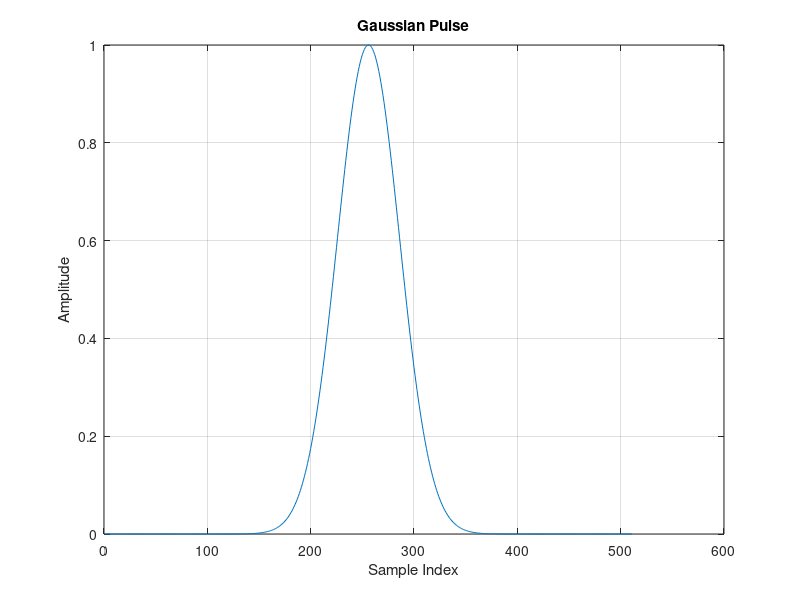
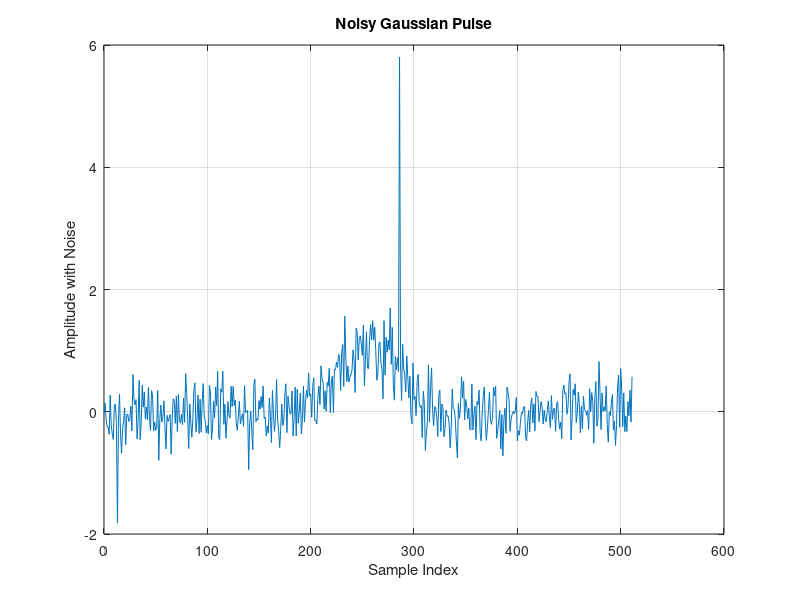
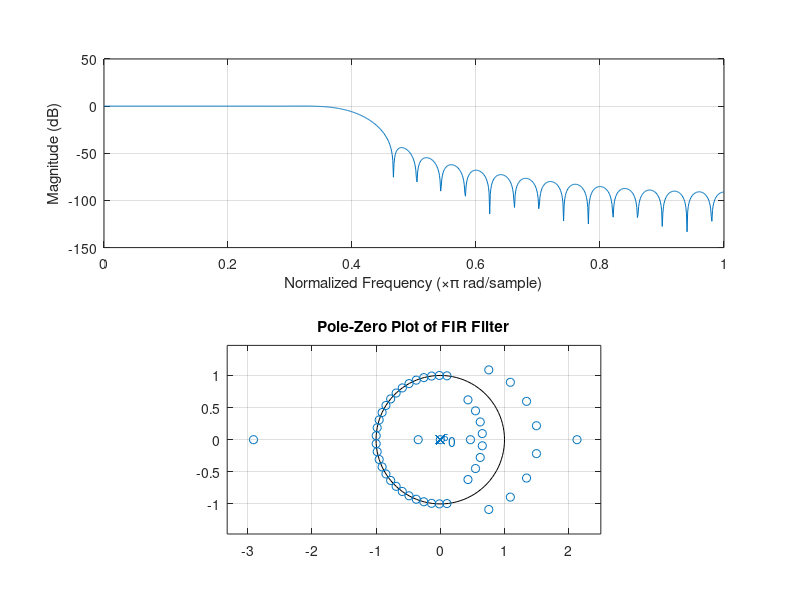
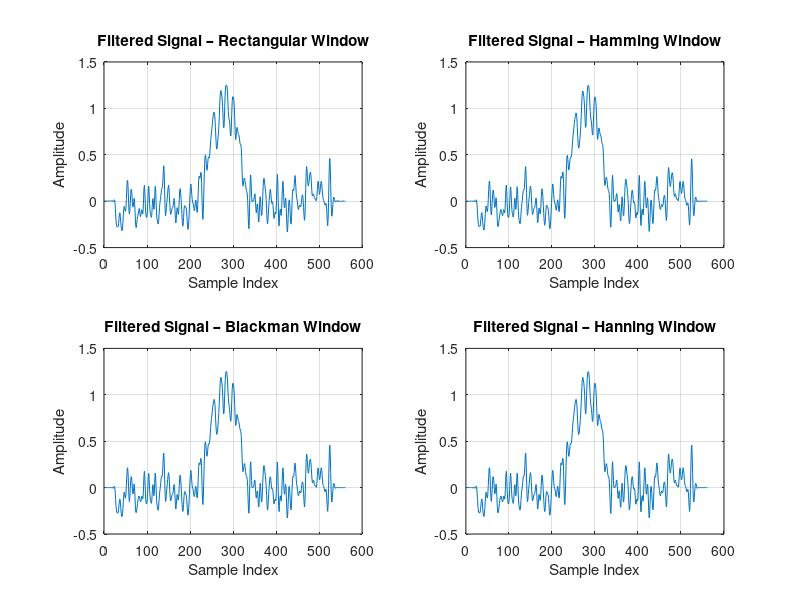

These figures' MATLAB source, in order:
%% Project 1
%% Digital Signal Conditioning & Noise Reduction Framework

% -----------------------------
% Generate Gaussian Pulse
% -----------------------------

A = 1;           
sigma = 30;     
N = 512;         
n = 0:N-1;     
no = N/2;        
fs = 1000;          

x_n = A * exp(- (n - no).^2 / (2 * sigma^2)); 

figure; 
plot(n, x_n);
xlabel('Sample Index');
ylabel('Amplitude');
title('Gaussian Pulse');
grid on;

% -----------------------------
% Adding Noise 
% -----------------------------

% Gausian Noise
ISNR = 0.25;
Ps = 1/N * sum(x_n.^2);
Pn = Ps/ 10^(ISNR/10);
w_n = sqrt(Pn)*randn(size(x_n));

% Impulse Noise
p = 0.005;
b = rand(1,N) < p; 
sigma_n = sqrt(Pn);
Ai = 15 * sigma_n * randn(1,N);
w_i = b .* Ai;

y_n = x_n + w_n + w_i;

figure;
plot(n, y_n);
xlabel('Sample Index');
ylabel('Amplitude with Noise');
title('Noisy Gaussian Pulse');
grid on;

% -----------------------------
% Analysis of Noisy Signal
% -----------------------------

N_fft = 1024;
Y_k = fft(y_n,N_fft);       % FFT with zero padding
f = (-N_fft/2 : N_fft/2 - 1)* fs/N_fft;     % Frequency Axis
Y_k_shift = fftshift(Y_k);  % Shifting of FFT
Mag_Y_k = abs(Y_k_shift)/N_fft;   % Normalized Magnitude Spectrum

% --------------------------------------------------
% Plot the magnitude spectrum of the noisy signal
% -------------------------------------------------- 

figure;
plot(f, (Mag_Y_k));
xlabel('Frequency (Hz)');
ylabel('Magnitude');
title('Magnitude Spectrum of Noisy Signal');
grid on;

% Median Filtering
y_n_med = medfilt1(y_n, 5);

% Design FIR Filters
fs = 1000;
fc = 100;
Nf = 51;
n_f = 0:Nf-1;
a = 0.5*(Nf-1);
L = length(x_n); 

fcn = fc / (fs/2);    % Normalizing Cutoff frequency

hn = 2*fcn * sinc(2*fcn * (n_f - a));    % sinc function 

% Check the noise levels
fprintf('\n=== DIAGNOSTIC INFO ===\n');
fprintf('Clean signal max amplitude: %.4f\n', max(abs(x_n)));
fprintf('Noisy signal max amplitude: %.4f\n', max(abs(y_n)));
fprintf('Median filtered max amplitude: %.4f\n', max(abs(y_n_med)));
fprintf('Number of impulses added: %d\n', sum(b));
fprintf('Filter cutoff frequency: %d Hz\n', fc);
fprintf('Filter order: %d\n', Nf);
fprintf('========================\n');


% Rectangular Window
w_rect = rectwin(Nf)';
hn_rect = hn .* w_rect;     
hn_rect = hn_rect/sum(hn_rect); % Normalizing
freqz(hn_rect, 1, 1024);

n = 0:length(hn_rect)-1;
stem(n, hn_rect, 'filled')
xlabel('n')
ylabel('h(n) for Rectangular')
title('Impulse Response of Rectangular Window')
grid on

zplane(hn_rect, 1)
title('Pole-Zero Plot of FIR Filter')
grid on

% Hamming Window
w_hamm = hamming(Nf)';     
hn_hamm = hn .* w_hamm;     
hn_hamm = hn_hamm/sum(hn_hamm); % Normalizing
freqz(hn_hamm, 1, 1024);

n = 0:length(hn_hamm)-1;
stem(n, hn_hamm, 'filled')
xlabel('n')
ylabel('h(n) for Hamming')
title('Impulse Response of Hamming Window')
grid on

zplane(hn_hamm, 1)
title('Pole-Zero Plot of FIR Filter')
grid on

% Blackmann Window
w_black = blackman(Nf)';   
hn_black = hn .* w_black;   
hn_black = hn_black/sum(hn_black); % Normalizing
freqz(hn_black, 1, 1024);

n = 0:length(hn_black)-1;
stem(n, hn_black, 'filled')
xlabel('n')
ylabel('h(n) for Blackmann')
title('Impulse Response of Blackmann Window')
grid on

zplane(hn_black, 1)
title('Pole-Zero Plot of FIR Filter')
grid on

% Hanning Window
w_hann = hanning(Nf)';
hn_hann = hn .* w_hann;     
hn_hann = hn_hann/sum(hn_hann); % Normalizing
freqz(hn_hann, 1, 1024);

n = 0:length(hn_hann)-1;
stem(n, hn_hann, 'filled')
xlabel('n')
ylabel('h(n) for Hanning')
title('Impulse Response of Hanning Window')
grid on

zplane(hn_hann, 1)
title('Pole-Zero Plot of FIR Filter')
grid on

% -----------------------------
% Filter Noise Signal
% -----------------------------

% Rectangular Window
y_rect = conv(hn_rect, y_n_med);
x_rect  = conv(hn_rect,  x_n);
x_rect  = x_rect(length(hn_rect):length(hn_rect)+L-1);
n_rect = 0:length(y_rect)-1;

% Hamming Window
y_hamm = conv(hn_hamm, y_n_med);
x_hamm = conv(hn_hamm,  x_n);
x_hamm = x_hamm(length(hn_hamm):length(hn_hamm)+L-1);
n_hamm = 0:length(y_hamm)-1;

% Blackmann Window
y_black = conv(hn_black, y_n_med);
x_black = conv(hn_black,  x_n);
x_black = x_black(length(hn_black):length(hn_black)+L-1);
n_black = 0:length(y_black)-1;

% Hanning Window
y_hann = conv(hn_hann, y_n_med);
x_hann = conv(hn_hann,  x_n);
x_hann = x_hann(length(hn_hann):length(hn_hann)+L-1);
n_hann = 0:length(y_hann)-1;

figure;

subplot(2,2,1);
plot(n_rect, y_rect);
title('Filtered Signal – Rectangular Window');
xlabel('Sample Index');
ylabel('Amplitude');
grid on;

subplot(2,2,2);
plot(n_hamm, y_hamm);
title('Filtered Signal – Hamming Window');
xlabel('Sample Index');
ylabel('Amplitude');
grid on;

subplot(2,2,3);
plot(n_black, y_black);
title('Filtered Signal – Blackman Window');
xlabel('Sample Index');
ylabel('Amplitude');
grid on;

subplot(2,2,4);
plot(n_hann, y_hann);
title('Filtered Signal – Hanning Window');
xlabel('Sample Index');
ylabel('Amplitude');
grid on;

% -----------------------------
% Trimming Convolution Output
% -----------------------------

y_rect_valid  = y_rect(length(hn_rect)  : length(hn_rect)  + L - 1);
y_hamm_valid  = y_hamm(length(hn_hamm)  : length(hn_hamm)  + L - 1);
y_black_valid = y_black(length(hn_black): length(hn_black)+ L - 1);
y_hann_valid  = y_hann(length(hn_hann)  : length(hn_hann)  + L - 1);

% -----------------------------
% Time Domain Comparison
% -----------------------------

n_valid = 0:L-1;

figure;

% Plot clean signal once
plot(n_valid, x_n, 'w', 'LineWidth', 2); hold on;  

% Plot filtered signals
plot(n_valid, y_rect_valid, '-b', 'LineWidth', 1.5);   
plot(n_valid, y_hamm_valid, '-r', 'LineWidth', 1.5);   
plot(n_valid, y_black_valid, '-y', 'LineWidth', 1.5);  
plot(n_valid, y_hann_valid, '-g', 'LineWidth', 1.5);   

legend('Clean','Rectangular','Hamming','Blackman','Hanning');

xlabel('Sample Index');
ylabel('Amplitude');
title('Time-Domain Comparison of Windowed FIR Filtering');
grid on;

% -----------------------------
% Frequency Domain Comparison
% -----------------------------

Nfft = 1024;
Y_rect = fft(y_rect_valid, Nfft);
Y_hamm = fft(y_hamm_valid, Nfft);
Y_black = fft(y_black_valid, Nfft);
Y_hann = fft(y_hann_valid, Nfft);

w = linspace(-pi, pi, Nfft);

figure;
plot(w, fftshift(abs(Y_rect))); hold on;
plot(w, fftshift(abs(Y_hamm)));
plot(w, fftshift(abs(Y_black)));
plot(w, fftshift(abs(Y_hann)));
legend('Rect','Hamming','Blackman','Hanning');
xlabel('Frequency (rad/sample)');
ylabel('Magnitude');
title('Spectrum Comparison');

% -----------------------------
% Matched Filter Design
% -----------------------------
h_match = fliplr(x_n);           % Matched filter impulse response
h_match = h_match / sum(h_match);      % Normalize

% -----------------------------
% Matched Filter Analysis
% -----------------------------

figure;
freqz(h_match,1,1024,fs);
title('Frequency Response of Matched Filter');

figure;
stem(h_match,'filled');
xlabel('n');
ylabel('h(n)');
title('Impulse Response of Matched Filter');
grid on;

figure;
zplane(h_match,1);
title('Pole-Zero Plot of Matched Filter');
grid on;

% -----------------------------
% Filtering
% -----------------------------

y_match = conv(y_n_med, h_match);
x_match = conv(x_n, h_match);

L = length(x_n);
y_match_valid = y_match(length(h_match):length(h_match)+L-1);
x_match_valid = x_match(length(h_match):length(h_match)+L-1);

% -----------------------------
% Filtered Signal Plot
% -----------------------------

figure;
plot(y_match_valid,'g','LineWidth',1.2);
xlabel('Sample Index');
ylabel('Amplitude');
title('Filtered Signal using Matched Filter');
grid on;

% -----------------------------
% Time Domain Comparison
% -----------------------------
figure;
plot(x_n,'b','LineWidth',2); hold on;
plot(y_match_valid,'r','LineWidth',1.5);
legend('Clean Signal','Matched Filter Output');
xlabel('Sample Index');
ylabel('Amplitude');
title('Time-Domain Comparison');
grid on;

% -----------------------------
% Frequency Domain Comparison
% -----------------------------
X = fftshift(abs(fft(x_n,Nfft)));
Ymatch = fftshift(abs(fft(y_match_valid,Nfft)));
w = linspace(-pi,pi,Nfft);

figure;
plot(w,X,'b','LineWidth',1.5); hold on;
plot(w,Ymatch,'r','LineWidth',1.5);
legend('Clean','Matched Filtered');
xlabel('Frequency (rad/sample)');
ylabel('Magnitude');
title('Spectrum Comparison');
grid on;

% -----------------------------
% SNR Comparison
% -----------------------------

% Noise estimation
n_b = y_n - x_n;

n_a_rect  = y_rect_valid  - x_rect;
n_a_hamm  = y_hamm_valid  - x_hamm;
n_a_black = y_black_valid - x_black;
n_a_hann  = y_hann_valid  - x_hann;
n_a_match = y_match_valid - x_match_valid;

% Power calculation
Ps = mean(x_n.^2);

Pn_before = mean(n_b.^2);
Pn_rect   = mean(n_a_rect.^2);
Pn_hamm   = mean(n_a_hamm.^2);
Pn_black  = mean(n_a_black.^2);
Pn_hann   = mean(n_a_hann.^2);
Pn_match = mean(n_a_match.^2);

% SNR calculation
SNR_before = 10*log10(Ps / Pn_before);
SNR_rect   = 10*log10(Ps / Pn_rect);
SNR_hamm   = 10*log10(Ps / Pn_hamm);
SNR_black  = 10*log10(Ps / Pn_black);
SNR_hann   = 10*log10(Ps / Pn_hann);
SNR_match   = 10*log10(Ps / Pn_match);

% Display
fprintf('\nSNR Comparison Results:\n');
fprintf('Before Filtering : %.2f dB\n', SNR_before);
fprintf('Rectangular      : %.2f dB\n', SNR_rect);
fprintf('Hamming          : %.2f dB\n', SNR_hamm);
fprintf('Blackman         : %.2f dB\n', SNR_black);
fprintf('Hanning          : %.2f dB\n', SNR_hann);
fprintf('Matched          : %.2f dB\n', SNR_match);